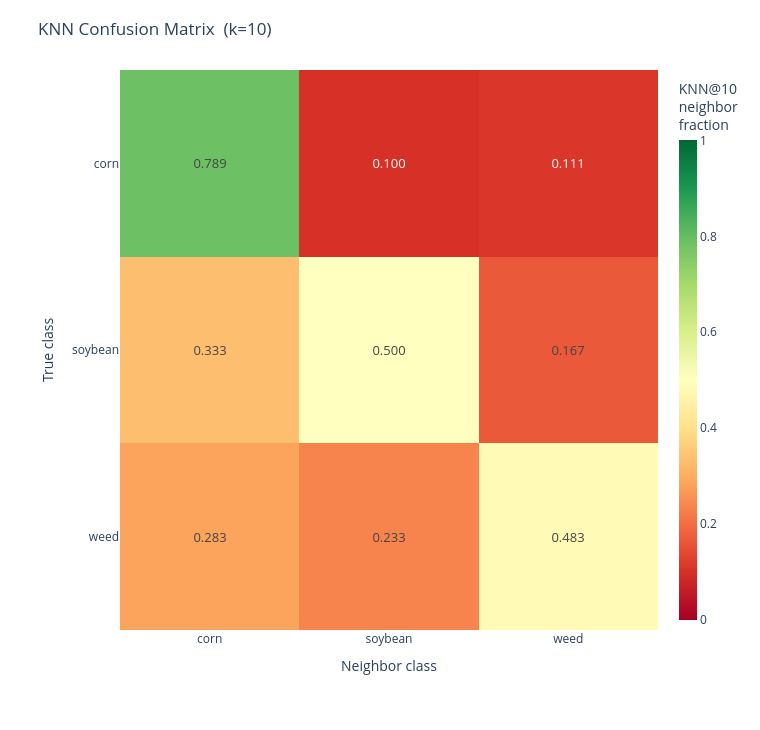
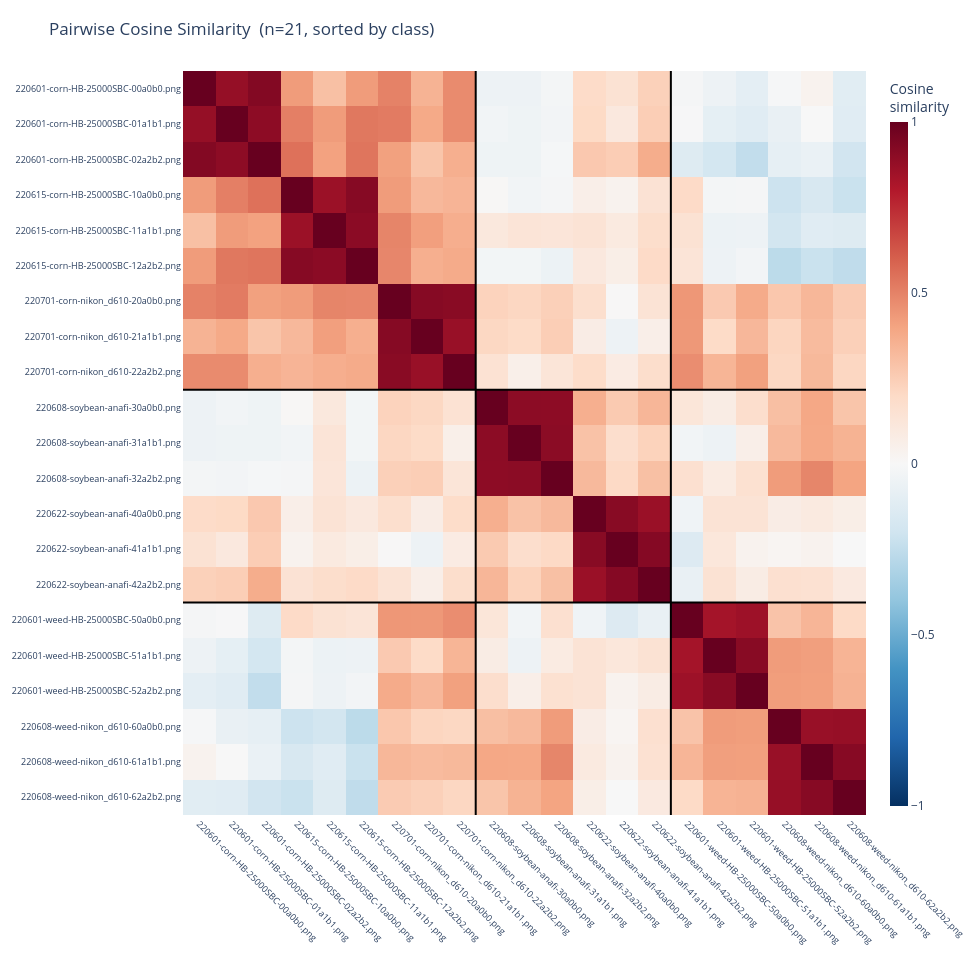
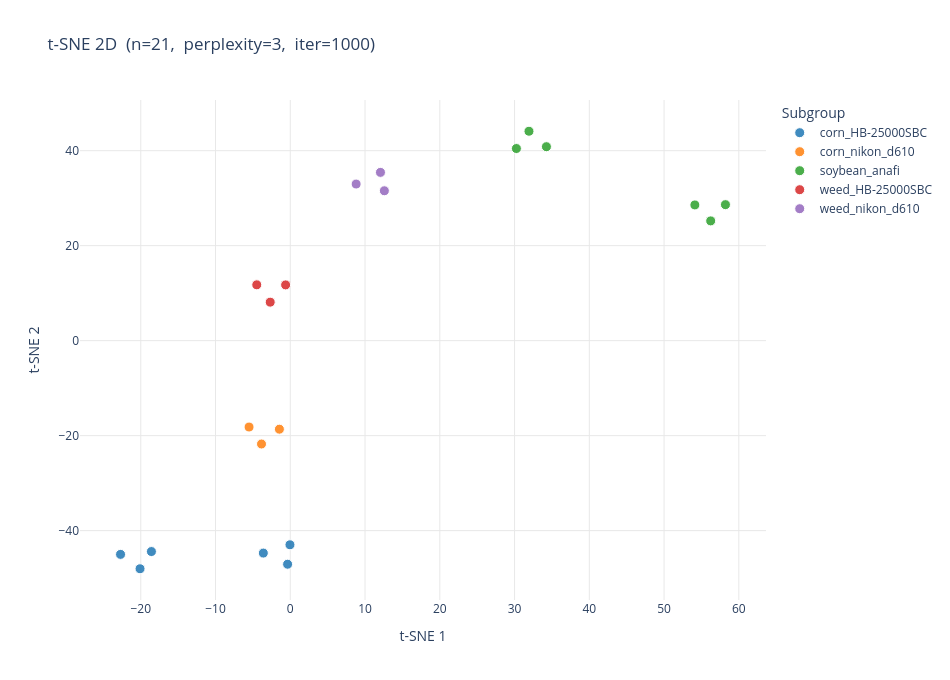

The notebook cell saved with these charts, in order:
### Code cell
plot_knn_confusion(result_p2p, output_path=None)
plot_cosine_similarity(embeddings_p2p, result_p2p, output_path=None)
plot_tsne(embeddings_p2p, result_p2p, dimensions=2, output_path=None)

### Figure 1 — Plotly figure (JSON) as saved in the notebook; plotly's stock layout.template omitted (floating-point values rounded to 4 significant figures)
{"data": [{"colorbar": {"thickness": 18, "title": {"text": "KNN@10<br>neighbor<br>fraction"}}, "colorscale": [[0, "rgb(165,0,38)"], [0.1, "rgb(215,48,39)"], [0.2, "rgb(244,109,67)"], [0.3, "rgb(253,174,97)"], [0.4, "rgb(254,224,139)"], [0.5, "rgb(255,255,191)"], [0.6, "rgb(217,239,139)"], [0.7, "rgb(166,217,106)"], [0.8, "rgb(102,189,99)"], [0.9, "rgb(26,152,80)"], [1, "rgb(0,104,55)"]], "hovertemplate": "True class: <b>%{y}</b><br>Neighbor class: <b>%{x}</b><br>Fraction: %{z:.4f}<extra></extra>", "text": [["0.789", "0.100", "0.111"], ["0.333", "0.500", "0.167"], ["0.283", "0.233", "0.483"]], "textfont": {"size": 13}, "texttemplate": "%{text}", "type": "heatmap", "x": ["corn", "soybean", "weed"], "y": ["corn", "soybean", "weed"], "z": [[0.7889, 0.1, 0.1111], [0.3333, 0.5, 0.1667], [0.2833, 0.2333, 0.4833]], "zmax": 1, "zmin": 0}], "layout": {"height": 730, "margin": {"b": 100, "l": 120, "r": 60, "t": 70}, "paper_bgcolor": "white", "plot_bgcolor": "white", "title": {"font": {"size": 17}, "text": "KNN Confusion Matrix  (k=10)"}, "width": 760, "xaxis": {"side": "bottom", "tickfont": {"size": 12}, "title": {"text": "Neighbor class"}}, "yaxis": {"autorange": "reversed", "tickfont": {"size": 12}, "title": {"text": "True class"}}}}

### Figure 2 — Plotly figure (JSON) as saved in the notebook; plotly's stock layout.template omitted (floating-point values rounded to 4 significant figures; data arrays with more than 128 entries replaced by an {"elided": "..."} marker saying what was removed)
{"data": [{"colorbar": {"thickness": 18, "title": {"text": "Cosine<br>similarity"}}, "colorscale": [[0, "rgb(5,48,97)"], [0.1, "rgb(33,102,172)"], [0.2, "rgb(67,147,195)"], [0.3, "rgb(146,197,222)"], [0.4, "rgb(209,229,240)"], [0.5, "rgb(247,247,247)"], [0.6, "rgb(253,219,199)"], [0.7, "rgb(244,165,130)"], [0.8, "rgb(214,96,77)"], [0.9, "rgb(178,24,43)"], [1, "rgb(103,0,31)"]], "hovertemplate": "Row: %{y}<br>Col: %{x}<br>Cosine similarity: %{z:.4f}<extra></extra>", "type": "heatmap", "x": ["220601-corn-HB-25000SBC-00a0b0.png", "220601-corn-HB-25000SBC-01a1b1.png", "220601-corn-HB-25000SBC-02a2b2.png", "220615-corn-HB-25000SBC-10a0b0.png", "220615-corn-HB-25000SBC-11a1b1.png", "220615-corn-HB-25000SBC-12a2b2.png", "220701-corn-nikon_d610-20a0b0.png", "220701-corn-nikon_d610-21a1b1.png", "220701-corn-nikon_d610-22a2b2.png", "220608-soybean-anafi-30a0b0.png", "220608-soybean-anafi-31a1b1.png", "220608-soybean-anafi-32a2b2.png", "220622-soybean-anafi-40a0b0.png", "220622-soybean-anafi-41a1b1.png", "220622-soybean-anafi-42a2b2.png", "220601-weed-HB-25000SBC-50a0b0.png", "220601-weed-HB-25000SBC-51a1b1.png", "220601-weed-HB-25000SBC-52a2b2.png", "220608-weed-nikon_d610-60a0b0.png", "220608-weed-nikon_d610-61a1b1.png", "220608-weed-nikon_d610-62a2b2.png"], "y": ["220601-corn-HB-25000SBC-00a0b0.png", "220601-corn-HB-25000SBC-01a1b1.png", "220601-corn-HB-25000SBC-02a2b2.png", "220615-corn-HB-25000SBC-10a0b0.png", "220615-corn-HB-25000SBC-11a1b1.png", "220615-corn-HB-25000SBC-12a2b2.png", "220701-corn-nikon_d610-20a0b0.png", "220701-corn-nikon_d610-21a1b1.png", "220701-corn-nikon_d610-22a2b2.png", "220608-soybean-anafi-30a0b0.png", "220608-soybean-anafi-31a1b1.png", "220608-soybean-anafi-32a2b2.png", "220622-soybean-anafi-40a0b0.png", "220622-soybean-anafi-41a1b1.png", "220622-soybean-anafi-42a2b2.png", "220601-weed-HB-25000SBC-50a0b0.png", "220601-weed-HB-25000SBC-51a1b1.png", "220601-weed-HB-25000SBC-52a2b2.png", "220608-weed-nikon_d610-60a0b0.png", "220608-weed-nikon_d610-61a1b1.png", "220608-weed-nikon_d610-62a2b2.png"], "z": {"elided": "21x21 float values"}, "zmax": 1, "zmin": -1}], "layout": {"height": 958, "margin": {"b": 140, "l": 140, "r": 60, "t": 70}, "paper_bgcolor": "white", "plot_bgcolor": "white", "shapes": [{"line": {"color": "black", "width": 2}, "type": "line", "x0": 8.5, "x1": 8.5, "y0": -0.5, "y1": 20.5}, {"line": {"color": "black", "width": 2}, "type": "line", "x0": -0.5, "x1": 20.5, "y0": 8.5, "y1": 8.5}, {"line": {"color": "black", "width": 2}, "type": "line", "x0": 14.5, "x1": 14.5, "y0": -0.5, "y1": 20.5}, {"line": {"color": "black", "width": 2}, "type": "line", "x0": -0.5, "x1": 20.5, "y0": 14.5, "y1": 14.5}], "title": {"font": {"size": 17}, "text": "Pairwise Cosine Similarity  (n=21, sorted by class)"}, "width": 978, "xaxis": {"tickangle": 45, "tickfont": {"size": 9}}, "yaxis": {"autorange": "reversed", "tickfont": {"size": 9}}}}

### Figure 3 — Plotly figure (JSON) as saved in the notebook; plotly's stock layout.template omitted (floating-point values rounded to 4 significant figures)
{"data": [{"hovertemplate": "%{text}<extra>corn_HB-25000SBC</extra>", "marker": {"color": "#1f77b4", "line": {"color": "white", "width": 1}, "opacity": 0.85, "size": 10}, "mode": "markers", "name": "corn_HB-25000SBC", "text": ["images/corn_HB-25000SBC/220601-corn-HB-25000SBC-00a0b0.png", "images/corn_HB-25000SBC/220601-corn-HB-25000SBC-01a1b1.png", "images/corn_HB-25000SBC/220601-corn-HB-25000SBC-02a2b2.png", "images/corn_HB-25000SBC/220615-corn-HB-25000SBC-10a0b0.png", "images/corn_HB-25000SBC/220615-corn-HB-25000SBC-11a1b1.png", "images/corn_HB-25000SBC/220615-corn-HB-25000SBC-12a2b2.png"], "type": "scatter", "x": [-0.04275, -0.3582, -3.604, -18.57, -22.7, -20.1], "y": [-42.98, -47.08, -44.73, -44.41, -45.0, -48.03]}, {"hovertemplate": "%{text}<extra>corn_nikon_d610</extra>", "marker": {"color": "#ff7f0e", "line": {"color": "white", "width": 1}, "opacity": 0.85, "size": 10}, "mode": "markers", "name": "corn_nikon_d610", "text": ["images/corn_nikon_d610/220701-corn-nikon_d610-20a0b0.png", "images/corn_nikon_d610/220701-corn-nikon_d610-21a1b1.png", "images/corn_nikon_d610/220701-corn-nikon_d610-22a2b2.png"], "type": "scatter", "x": [-3.849, -1.455, -5.513], "y": [-21.77, -18.64, -18.19]}, {"hovertemplate": "%{text}<extra>soybean_anafi</extra>", "marker": {"color": "#2ca02c", "line": {"color": "white", "width": 1}, "opacity": 0.85, "size": 10}, "mode": "markers", "name": "soybean_anafi", "text": ["images/soybean_anafi/220608-soybean-anafi-30a0b0.png", "images/soybean_anafi/220608-soybean-anafi-31a1b1.png", "images/soybean_anafi/220608-soybean-anafi-32a2b2.png", "images/soybean_anafi/220622-soybean-anafi-40a0b0.png", "images/soybean_anafi/220622-soybean-anafi-41a1b1.png", "images/soybean_anafi/220622-soybean-anafi-42a2b2.png"], "type": "scatter", "x": [34.26, 31.93, 30.25, 54.12, 56.23, 58.21], "y": [40.84, 44.09, 40.46, 28.58, 25.22, 28.64]}, {"hovertemplate": "%{text}<extra>weed_HB-25000SBC</extra>", "marker": {"color": "#d62728", "line": {"color": "white", "width": 1}, "opacity": 0.85, "size": 10}, "mode": "markers", "name": "weed_HB-25000SBC", "text": ["images/weed_HB-25000SBC/220601-weed-HB-25000SBC-50a0b0.png", "images/weed_HB-25000SBC/220601-weed-HB-25000SBC-51a1b1.png", "images/weed_HB-25000SBC/220601-weed-HB-25000SBC-52a2b2.png"], "type": "scatter", "x": [-2.684, -0.6234, -4.483], "y": [8.108, 11.74, 11.75]}, {"hovertemplate": "%{text}<extra>weed_nikon_d610</extra>", "marker": {"color": "#9467bd", "line": {"color": "white", "width": 1}, "opacity": 0.85, "size": 10}, "mode": "markers", "name": "weed_nikon_d610", "text": ["images/weed_nikon_d610/220608-weed-nikon_d610-60a0b0.png", "images/weed_nikon_d610/220608-weed-nikon_d610-61a1b1.png", "images/weed_nikon_d610/220608-weed-nikon_d610-62a2b2.png"], "type": "scatter", "x": [8.809, 12.06, 12.58], "y": [32.97, 35.43, 31.56]}], "layout": {"height": 680, "legend": {"font": {"size": 12}, "title": {"text": "Subgroup"}}, "paper_bgcolor": "white", "plot_bgcolor": "white", "title": {"font": {"size": 17}, "text": "t-SNE 2D  (n=21,  perplexity=3,  iter=1000)"}, "width": 950, "xaxis": {"gridcolor": "#e8e8e8", "showgrid": true, "title": {"text": "t-SNE 1"}, "zeroline": false}, "yaxis": {"gridcolor": "#e8e8e8", "showgrid": true, "title": {"text": "t-SNE 2"}, "zeroline": false}}}
